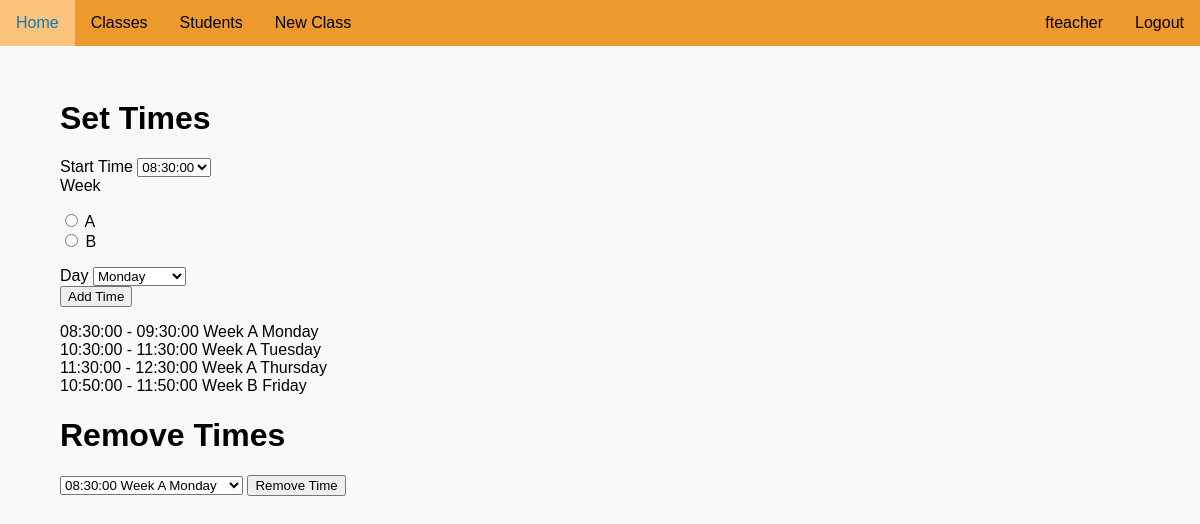
The app's page /classes/PHY-1/settimes (signed in) with its own data.
### attendanceproject/models.py (models this page shows)
class User(UserMixin, db.Model):
    __tablename__ = "user"
    id = db.Column(db.Integer, unique=True, nullable=False, primary_key=True)
    fname = db.Column(db.Text(20), nullable=False)
    lname = db.Column(db.Text(20), nullable=False)
    user_code = db.Column(db.Text(8), nullable=False, unique=True)
    email = db.Column(db.Text(50), nullable=False, unique=True)
    password = db.Column(db.Text(90), nullable=False)
    auth = db.Column(db.Text(10), nullable=True)
    tags = db.relationship('Tag', backref='user_tag')
    subjects = db.relationship('UserSubject', back_populates='user')
    attnd_times = db.relationship('AttendanceTime', backref='subject_attnd_times')

class SubjectTimes(db.Model):
    __tablename__ = "subject_time"
    id = db.Column(db.Integer, unique=True, nullable=False, primary_key=True)
    subject_id = db.Column(db.Integer, db.ForeignKey('subject_code.id'))
    stime_id = db.Column(db.Integer, db.ForeignKey('times.id'), nullable=False)
    sweek = db.Column(db.Boolean, nullable=False)
    sday = db.Column(db.Integer, nullable=False)
    time = db.relationship('Times', back_populates='subjects')
    subject = db.relationship('SubjectCode', back_populates='times')

class Times(db.Model):
    __tablename__ = "times"
    id = db.Column(db.Integer, unique=True, nullable=False, primary_key=True)
    start_time = db.Column(db.Time, unique=True, nullable=False)
    end_time = db.Column(db.Time, unique=True, nullable=False)
    subjects = db.relationship("SubjectTimes", back_populates='time')

### attendanceproject/routes.py (the view, shortened to what this page needs)
@app.route('/classes/<class_code>/settimes', methods=["GET", "POST"])
@login_required
def settimes(class_code):
    if current_user.auth not in ['teacher', 'admin']:
        flash('You do not have permission to access this page')
        return redirect(url_for('home'))
    subject = SubjectCode.query.filter_by(code=class_code).first()
    if subject:
        set_times_form = SetTimesForm()
        set_times_form.time.choices = get_times()
        remove_times_form = UnsetTimesForm()
        remove_times_form.time.choices = [(x.id, f"{x.time.start_time} {'Week A' if not x.sweek else 'Week B'} {CONSTANT_DAYS[x.sday]}") for x in subject.times]
    else:
        flash('Class was not found')
        return redirect(url_for('classes', user_code=current_user.user_code))
    times = subject.times
    form_choices = [(x.id, f"{x.time.start_time} {'Week A' if not x.sweek else 'Week B'} {CONSTANT_DAYS[x.sday]}") for x in subject.times]
    remove_times_form.time.choices = form_choices
    return render_template('settimes.html', form=set_times_form, remove_times_form=remove_times_form, times=times, days=CONSTANT_DAYS, form_choices=form_choices)

### attendanceproject/forms.py
class SetTimesForm(FlaskForm):
    time = SelectField('Start Time', validators=None, coerce=int)
    week = RadioField('Week', choices=[(0, 'A'), (1, 'B')], coerce=int)
    day = SelectField('Day', choices=[(0, 'Monday'), (1, 'Tuesday'), (2, 'Wednesday'),
                                      (3, 'Thursday'), (4, 'Friday')], coerce=int)
    add = SubmitField('Add Time')

class UnsetTimesForm(FlaskForm):
    time = SelectField('Time', coerce=int)
    remove = SubmitField('Remove Time')

### attendanceproject/models.py (called while the page is built)
@login_manager.user_loader
def load_user(user_id):
    return User.query.get(int(user_id))

### attendanceproject/routes.py (called while the page is built)
def get_start_time(time):
    return time.start_time

def get_times():
    times = sorted(Times.query.all(), key=get_start_time)
    return [(time.id, time.start_time) for time in times]

### attendanceproject/templates/settimes.html (shortened to what this page needs)
{% extends "layout.html" %}
{% block content %}
    <h1>Set Times</h1>
    {% macro render_time_field(field) %}
        <div id='time_field'>
            {{ field.label }} {{ field(**kwargs)|safe }}
        </div>
    {% endmacro %}
    <form action='' method='POST'>
        {{ render_time_field(form.time) }}
        {{ render_time_field(form.week) }}
        {{ render_time_field(form.day) }}
        {{ form.add }}
    </form>
    <ul>
        {% for time in times %}
            <li>{{ time.time.start_time }} - {{time.time.end_time}}
                {% if time.sweek == 0%} Week A {% else %} Week B {% endif %} {{ days[time.sday] }}
            </li>
        {% endfor %}
    </ul>
    {% if remove_times_form.time.choices %}
        <h1>Remove Times</h1>
        <form action="" method='POST'>
            {{ remove_times_form.time }}
            {{ remove_times_form.remove }}
        </form>
    {% endif %}
{% endblock %}

### attendanceproject/templates/navigation.html (shortened to what this page needs)
<div id='nav'>
    <ul>
        <div id="nav-left">
            <li><a href="{{url_for('home')}}">Home</a></li>
            {% if current_user.is_authenticated %}
                {% if current_user.auth in ['teacher', 'student'] %}
                    <li><a href="{{url_for('classes', user_code=current_user.user_code)}}">Classes</a></li>
                {% endif %}
                {% if current_user.auth == 'teacher' %}
                    <li><a href="{{url_for('students')}}">Students</li></a>
                    <li><a href="{{url_for('create_class')}}">New Class</a></li>
                {% endif %}
            {% endif %}
        </div>
        <div id="nav-right">
            {% if current_user.is_authenticated %}
                <li><a href="{{url_for('logout')}}">Logout</a></li>
                <li><a href="{{url_for('account', user_code=current_user.user_code)}}">{{ current_user.fname }}</a></li>
            {% endif %}
        </div>
    </ul>
</div>

### attendanceproject/static/style.css (style rules this page uses)
:root { --main: #ed992b; --headings: #0E79B2; --errors: #C12E47; }
html { font-family: 'Noto Sans JP', sans-serif; background-color: rgb(249, 249, 248); }
body { margin: 0; margin-left: auto; margin-right: auto; }
ul { list-style-type: None; padding-inline-start: 0; }
#nav ul { list-style-type: none; position: fixed; top: 0; width: 100%; margin: 0; padding: 0; background-color: var(--main); min-width: 555px; }
#nav-left li { float: left; }
#nav-right li { float: right; }
#nav li a { display: block; color: black; text-align: center; padding: 14px 16px; text-decoration: none; }

### records on screen
User: fname "fteacher"
SubjectTimes: time.start_time "08:30:00", time.end_time "09:30:00", sweek "Week A", sday "Monday"
SubjectTimes: time.start_time "10:30:00", time.end_time "11:30:00", sweek "Week A", sday "Tuesday"
SubjectTimes: time.start_time "11:30:00", time.end_time "12:30:00", sweek "Week A", sday "Thursday"
SubjectTimes: time.start_time "10:50:00", time.end_time "11:50:00", sweek "Week B", sday "Friday"

### other values on screen
{{ field.label }} "Start Time Week Day"
